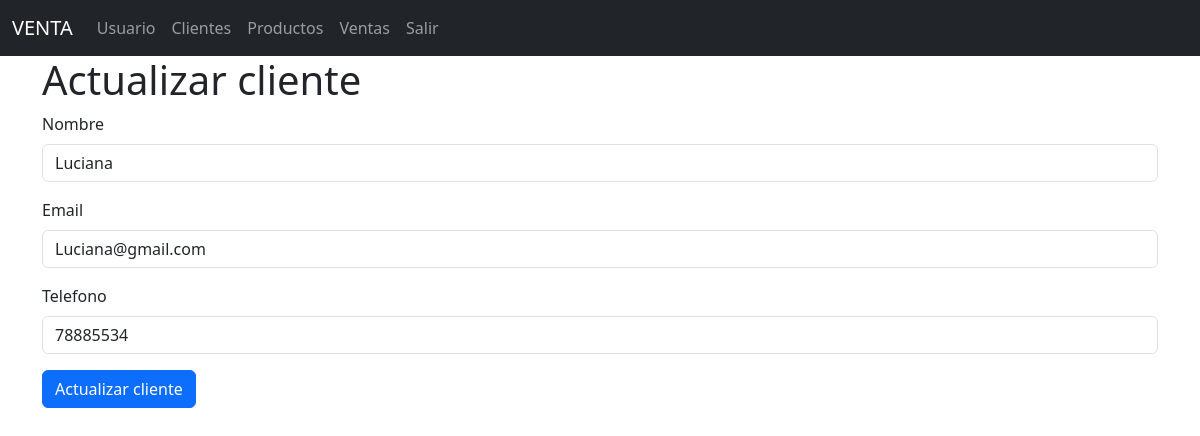
Before: /clientes/edit/1 with the older database file.
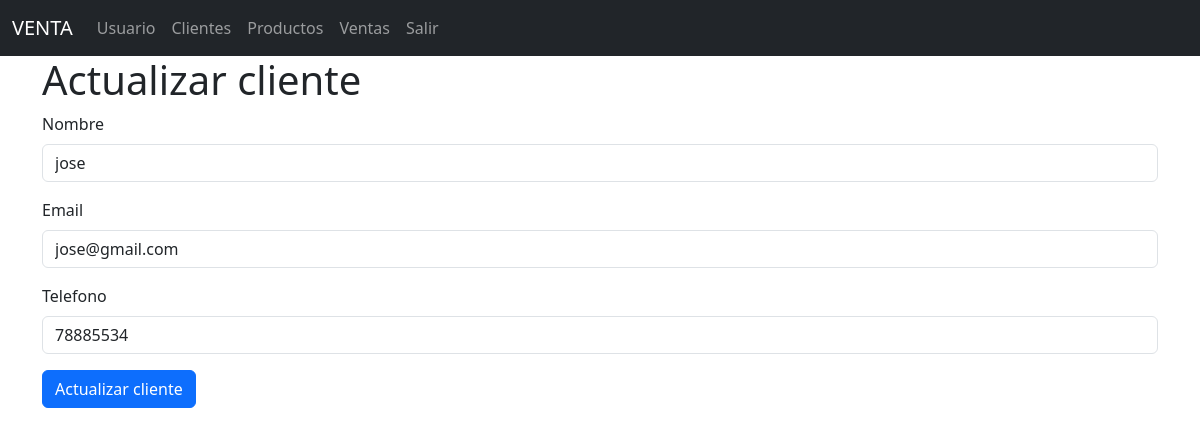
After: the same page with the newer database file.
### models/cliente_model.py (models this page shows, shortened)
class Cliente(db.Model):
    __tablename__ = "clientes"
    id = db.Column(db.Integer, primary_key=True)
    nombre = db.Column(db.String(80), nullable=False)
    email = db.Column(db.String(100), nullable=False)
    telefono = db.Column(db.String(20), nullable=False)
    ventas = db.relationship('Venta', back_populates='cliente')
    @staticmethod
    def get_by_id(id):
        return Cliente.query.get(id)

### controllers/cliente_controller.py (the view)
@cliente_bp.route("/edit/<int:id>",methods=['GET','POST'])
def edit(id):
    cliente = Cliente.get_by_id(id)
    if request.method == 'POST':
        nombre = request.form['nombre']
        email = request.form['email']
        telefono = request.form['telefono']
        cliente.update(nombre=nombre,email=email,telefono=telefono)
        return redirect(url_for('cliente.index'))
    return cliente_view.edit(cliente)

### run.py (called while the page is built)
@app.context_processor
def inject_activate_path():
    def is_activate(path):
        return 'activate' if request.path == path else ''
    return dict(is_activate=is_activate)

### views/cliente_view.py (called while the page is built)
def edit(cliente):
    return render_template('clientes/edit.html',cliente = cliente)

### templates/clientes/edit.html (shortened to what this page needs)
{% extends 'base.html' %}
{% block content %}
<h1>Actualizar  cliente</h1>
<form action="{{ url_for('cliente.edit',id=cliente.id) }}" method="POST">
    <div class="mb-3">
        <label for="" class="form-label">Nombre</label>
        <input type="text" class="form-control" name="nombre" value="{{ cliente.nombre}}">
    </div>
    <div class="mb-3">
        <label for="" class="form-label">Email</label>
        <input type="text" class="form-control" name="email" value="{{ cliente.email}}">
    </div>
    <div class="mb-3">
        <label for="" class="form-label">Telefono</label>
        <input type="number" class="form-control" name="telefono" value="{{ cliente.telefono}}">
    </div>
    <button type="submit" class="btn btn-primary">Actualizar cliente</button>
</form>
{% endblock %}

Changed rows visible on the page:
changed Cliente: nombre "Luciana" → "jose"; email "Luciana@gmail.com" → "jose@gmail.com"
